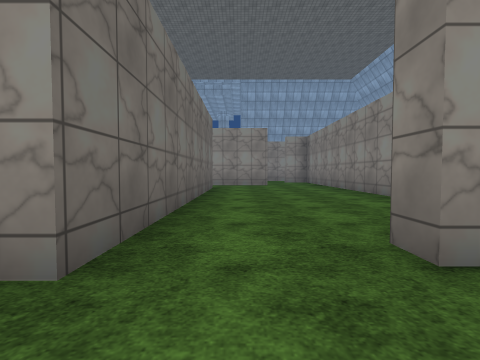
view 1 (above)

24 first-person views from a walk through a Unity game level. The camera is 1.2 m above the floor, tilts 2° down and sees 90° across. The floor is counted in squares, 2 m on a side. Each view is taken from the middle of a square. On the plan, view 1 faces up. The plan holds only what a view shows up to about 9 squares ahead; the rest is blank. The place goes on beyond the plan. The terrain is drawn as flat ground. Some animated figures are left out. Surface patterns are stand-ins for the level's own textures.

view 2
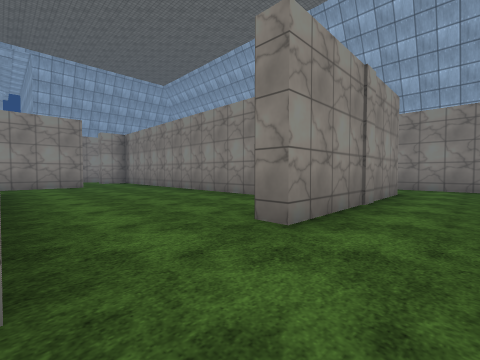

view 3
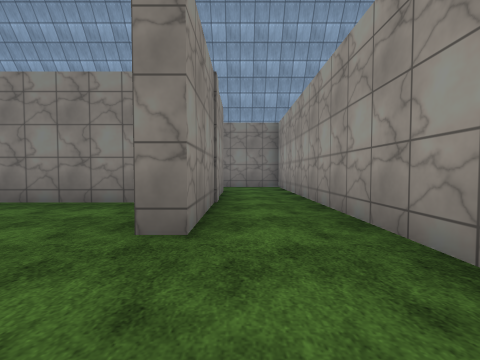

view 4
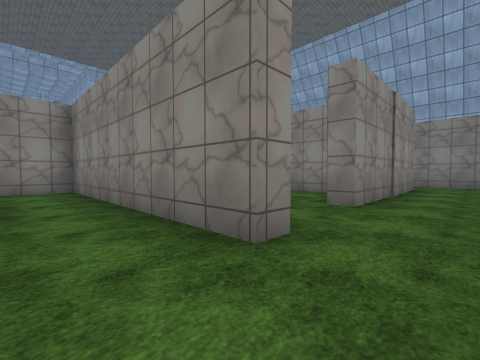

view 5
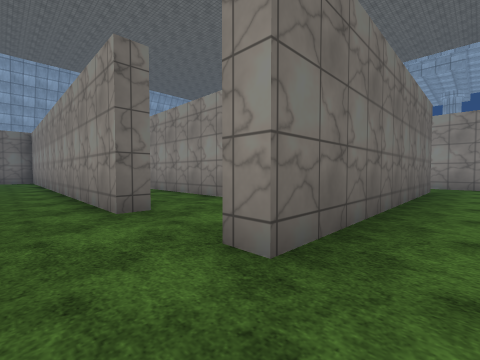

view 6
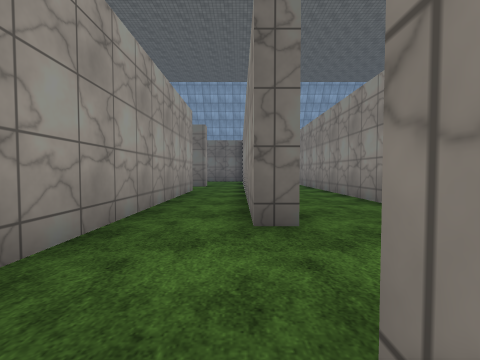

view 7
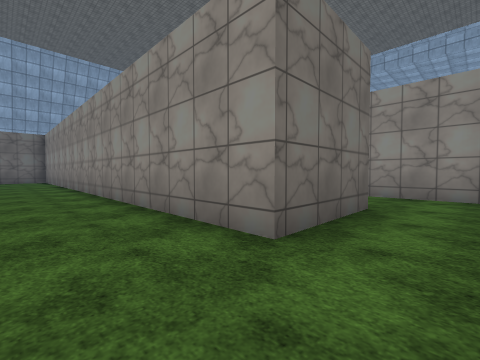

view 8
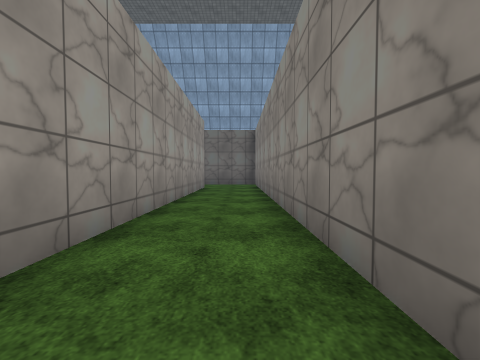

view 9
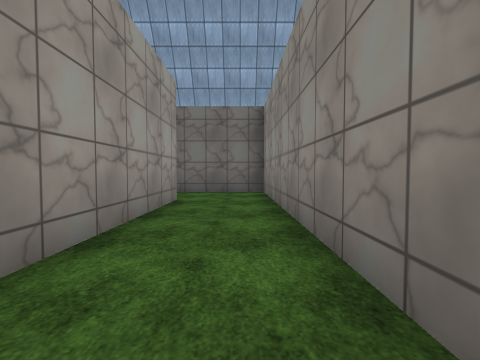

view 10
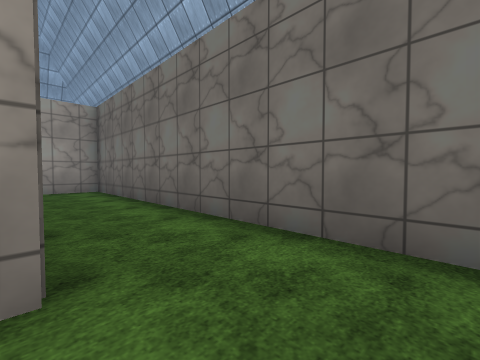

view 11
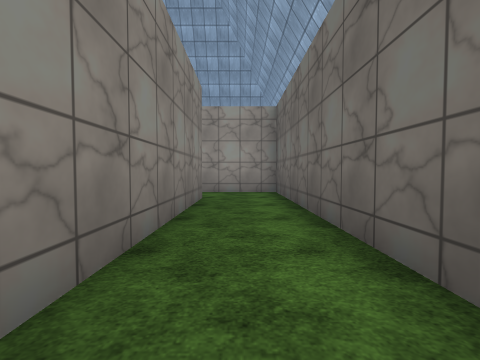

view 12
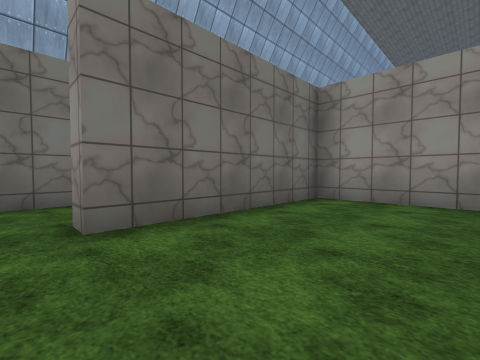

view 13
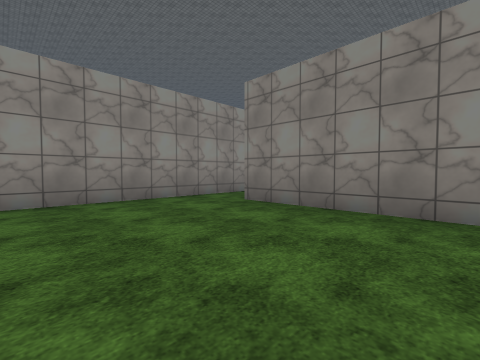

view 14
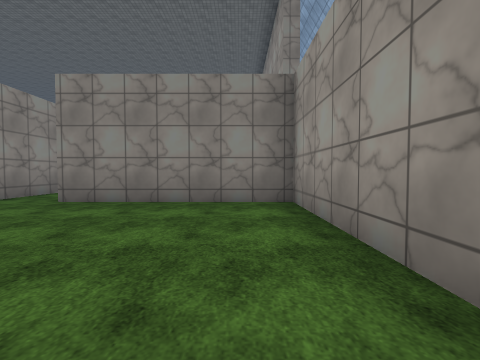

view 15
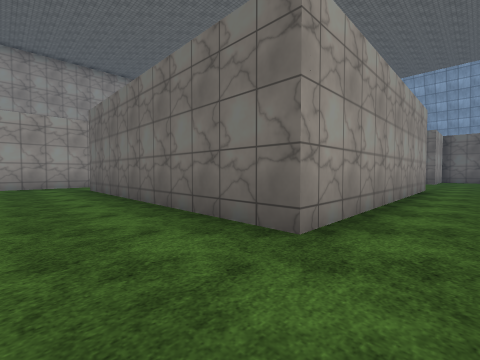

view 16
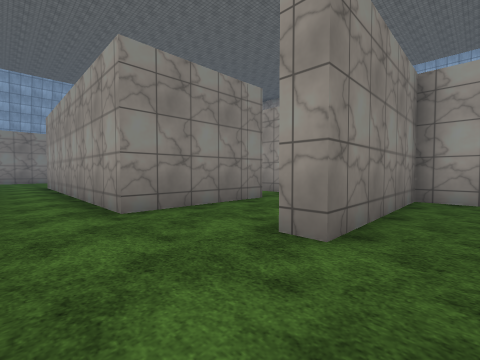

view 17
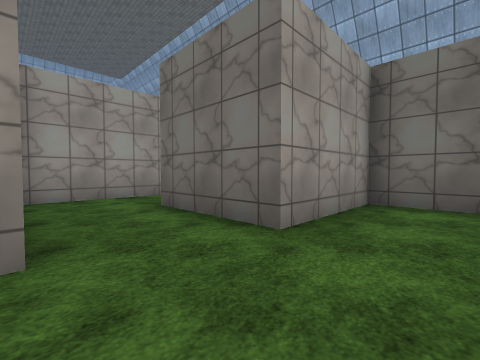

view 18
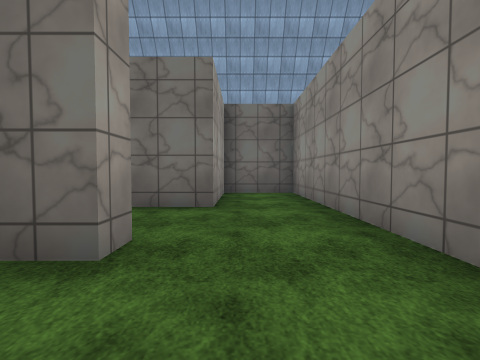

view 19
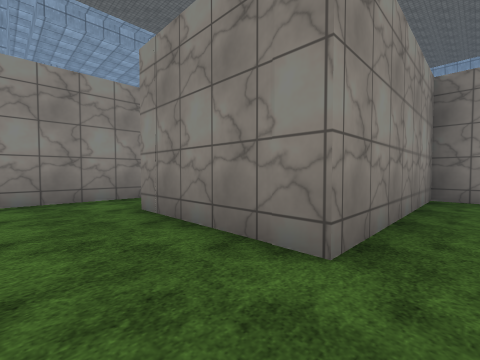

view 20
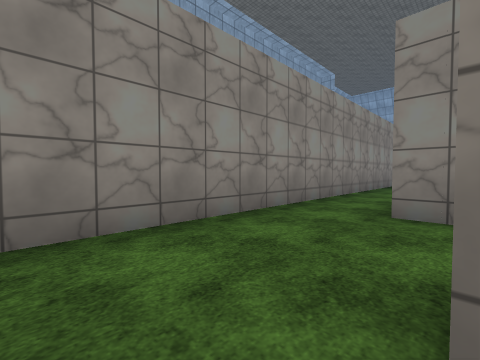

view 21
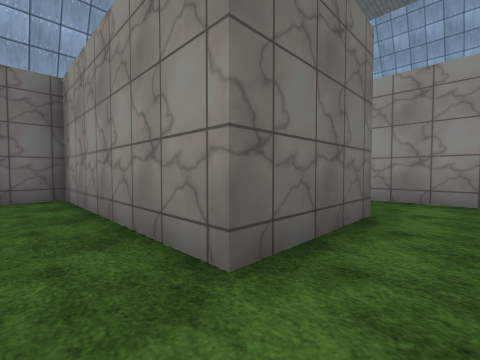

view 22
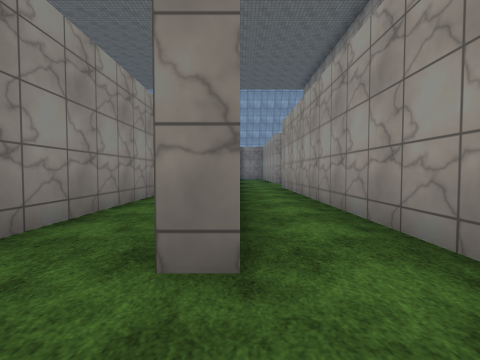

view 23
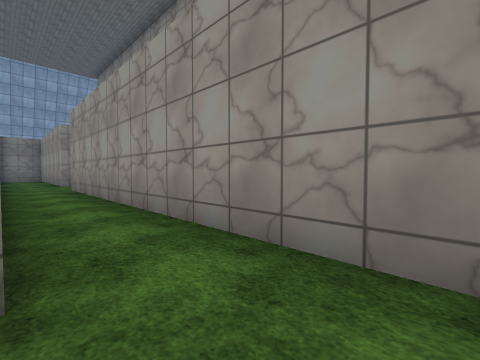

view 24
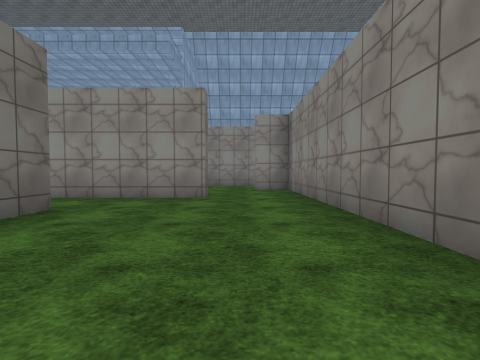

### Floor plan
Points are (right, up) in squares from view 1. A wall is a line through its corners. A room is listed if a view was taken in it or the views show most of it. See-through windows are left out.
Room 1 (views 1, 2, 3, 5, 6)
walls: (6.4, 1.5) (1.3, 1.5) (1.3, 2); (8.4, 0) (8.4, 2); (-1, 2.5) (-1, 1.3) (-1.5, 1.3); (-1.4, -0.5) (8, -0.5)
ways out: opening at (-1, 0.5) to room 2; opening at (0.5, 2) to room 4; opening at (7.5, 2)
Room 2 (views 4, 7, 8, 9, 10, 11)
walls: (-8.6, -0.5) (-1.4, -0.5); (-3.6, 1.8) (-3.6, 1.3) (-10.6, 1.3); (-3.3, 6.2) (-3.3, 3.7) (-18.1, 3.7) (-18.1, -5.1) (-16.4, -5.1); (-16.2, 1.7) (-8.2, 1.7); (-1.5, 1.3) (-1.5, 5.4); (-16.1, -3.4) (-16.1, 1.2)
ways out: opening at (-1, 0.5) to room 1; opening at (-16, -4) to room 3; opening at (-11, 0) to room 3; opening at (-9.5, -1) to room 7; opening at (-2, 5) to room 8
Room 3 (views 12, 13, 14)
walls: (-16.4, -5.1) (-11.3, -5.1) (-11.3, -0.4); (-10.6, 1.3) (-15.6, 1.3) (-15.6, -3.4) (-16.1, -3.4)
ways out: opening at (-16, -4) to room 2; opening at (-11, 0) to room 2
Room 4 (views 15, 17, 18, 19, 24)
walls: (-3.8, 4.9) (-3.8, 5.7) (-8.4, 5.7) (-8.4, 8.8) (-1, 8.8) (-1, 2.5); (1.2, 10.5) (-11.6, 10.5); (-7.9, 4.2) (-7.1, 4.2); (-11.1, 8.1) (-10.6, 8.1) (-10.6, 7.4); (3.6, 3) (3.6, 11.5)
ways out: opening at (0.5, 2) to room 1; opening at (-11, 9.5) to room 5; opening at (2.5, 11)
Room 5 (view 16)
walls: (-11.6, 10.5) (-15.8, 10.5) (-15.8, 8.6) (-13, 8.6)
ways out: opening at (-11, 9.5) to room 4; opening at (-12, 8) to room 6
Room 6 (views 20, 21)
walls: (-14, 4.2) (-11.1, 4.2) (-11.1, 8.1); (-13, 8.6) (-13, 6) (-18.1, 6) (-18.1, 4.9)
ways out: opening at (-12, 8) to room 5
Room 7 (views 22, 23)
walls: (-8.6, -1.1) (-8.6, -0.5); (-10.1, -2.6) (-0.8, -2.6)
ways out: opening at (-9.5, -1) to room 2; opening at (0.5, -3)
Room 8 (no view inside)
walls: (-1.5, 5.4) (-1.5, 8.3) (-4, 8.3)
ways out: opening at (-2, 5) to room 2

Where each view was taken, in squares from view 1:
view 1: 0 up, 0 right, facing up
view 2: 0 up, 1 left, facing up-right
view 3: 1 up, 1 left, facing right
view 4: 0 up, 3 left, facing up-right
view 5: 0 up, 0 right, facing up-left
view 6: 1 up, 1 left, facing left
view 7: 2 up, 2 left, facing up-left
view 8: 3 up, 7 left, facing left
view 9: 3 up, 11 left, facing left
view 10: 3 up, 16 left, facing down-left
view 11: 2 up, 17 left, facing down
view 12: 4 down, 13 left, facing up-left
view 13: 4 down, 15 left, facing up-right
view 14: 4 down, 16 left, facing right
view 15: 10 up, 1 right, facing down-left
view 16: 10 up, 12 left, facing down-right
view 17: 10 up, 11 left, facing down-left
view 18: 9 up, 9 left, facing left
view 19: 5 up, 10 left, facing up-right
view 20: 8 up, 12 left, facing up-right
view 21: 5 up, 12 left, facing up-left
view 22: 1 down, 10 left, facing right
view 23: 1 down, 10 left, facing down-right
view 24: 5 up, 2 right, facing up
